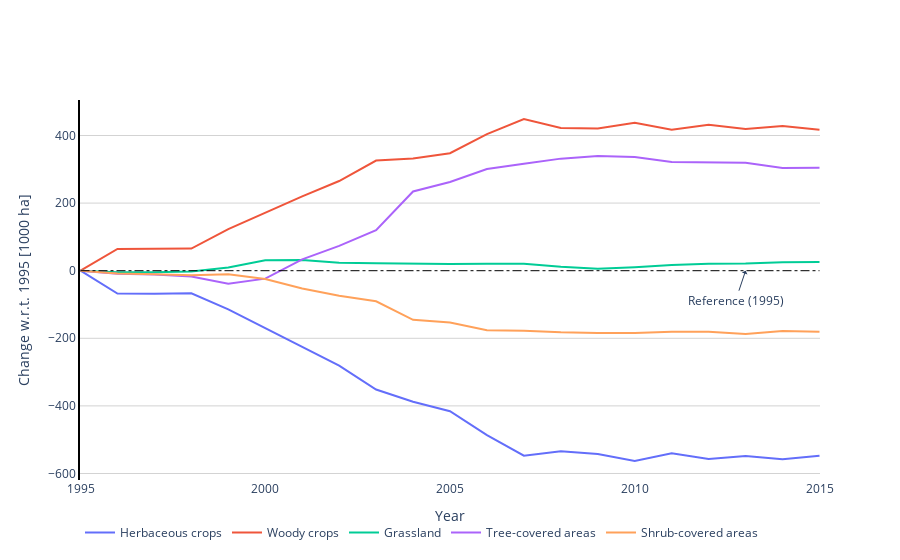

Notebook cell for this chart:
### Code cell
COUNTRY = 'Chile'
plot_land_type_differentials_plotly(COUNTRY, 'CCI_LC', save_img=False)

### Figure 1 — Plotly figure (JSON) as saved in the notebook; plotly's stock layout.template omitted (floating-point values rounded to 4 significant figures)
{"data": [{"mode": "lines", "name": "Herbaceous crops", "type": "scatter", "x": [1995, 1996, 1997, 1998, 1999, 2000, 2001, 2002, 2003, 2004, 2005, 2006, 2007, 2008, 2009, 2010, 2011, 2012, 2013, 2014, 2015], "y": [0, -67.45, -68.14, -66.78, -114.4, -169.3, -225.3, -280.8, -351.6, -387.8, -415.6, -486.2, -547.4, -534.5, -542.2, -563.0, -540.1, -557.0, -548.0, -558.0, -547.5]}, {"mode": "lines", "name": "Woody crops", "type": "scatter", "x": [1995, 1996, 1997, 1998, 1999, 2000, 2001, 2002, 2003, 2004, 2005, 2006, 2007, 2008, 2009, 2010, 2011, 2012, 2013, 2014, 2015], "y": [0, 64.15, 64.7, 65.58, 123.2, 172.3, 219.9, 265.3, 325.8, 331.7, 347.6, 404.0, 448.8, 422.0, 420.6, 437.4, 417.1, 431.9, 419.1, 427.8, 416.9]}, {"mode": "lines", "name": "Grassland", "type": "scatter", "x": [1995, 1996, 1997, 1998, 1999, 2000, 2001, 2002, 2003, 2004, 2005, 2006, 2007, 2008, 2009, 2010, 2011, 2012, 2013, 2014, 2015], "y": [0, -4.831, -4.513, -2.305, 9.568, 30.73, 31.44, 23.52, 21.66, 20.05, 19.92, 20.87, 20.54, 11.69, 5.846, 10.53, 16.88, 20.66, 21.5, 25.08, 25.37]}, {"mode": "lines", "name": "Tree-covered areas", "type": "scatter", "x": [1995, 1996, 1997, 1998, 1999, 2000, 2001, 2002, 2003, 2004, 2005, 2006, 2007, 2008, 2009, 2010, 2011, 2012, 2013, 2014, 2015], "y": [0, -8.735, -11.58, -16.89, -38.64, -23.54, 33.65, 73.49, 119.6, 234.4, 262.5, 300.6, 316.6, 331.5, 339.4, 336.0, 321.3, 319.5, 319.6, 304.1, 304.2]}, {"mode": "lines", "name": "Shrub-covered areas", "type": "scatter", "x": [1995, 1996, 1997, 1998, 1999, 2000, 2001, 2002, 2003, 2004, 2005, 2006, 2007, 2008, 2009, 2010, 2011, 2012, 2013, 2014, 2015], "y": [0, -8.22, -10.54, -13.19, -10.85, -24.68, -52.77, -74.34, -90.69, -145.4, -153.3, -175.9, -177.7, -182.5, -184.2, -184.7, -180.9, -180.4, -187.3, -178.6, -180.4]}], "layout": {"annotations": [{"align": "center", "arrowhead": 1, "arrowsize": 1, "arrowwidth": 1, "ax": -10, "ay": 30, "showarrow": true, "text": "Reference (1995)", "x": 2013, "xref": "x", "y": 0, "yref": "y"}], "legend": {"orientation": "h"}, "paper_bgcolor": "rgba(0,0,0,0)", "plot_bgcolor": "rgba(0,0,0,0)", "shapes": [{"line": {"color": "Black", "dash": "dashdot", "width": 1}, "type": "line", "x0": 1995, "x1": 2015, "y0": 0, "y1": 0}], "xaxis": {"title": {"text": "Year"}}, "yaxis": {"gridcolor": "LightGray", "gridwidth": 1, "linecolor": "black", "linewidth": 2, "showgrid": true, "showline": true, "title": {"text": "Change w.r.t. 1995 [1000 ha]"}}}}
